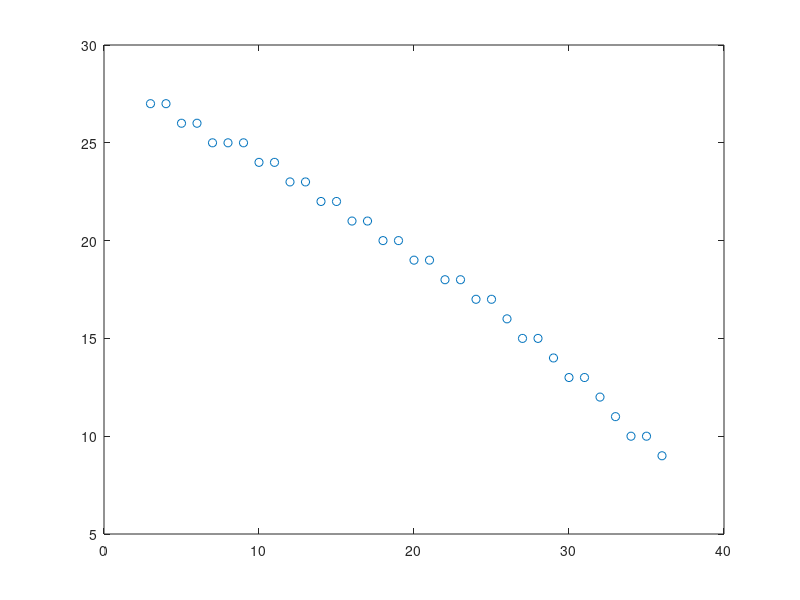
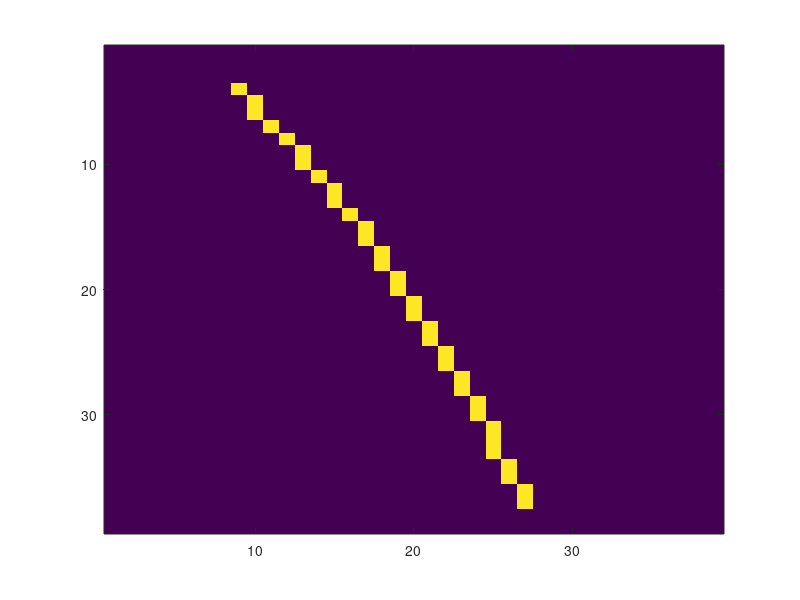
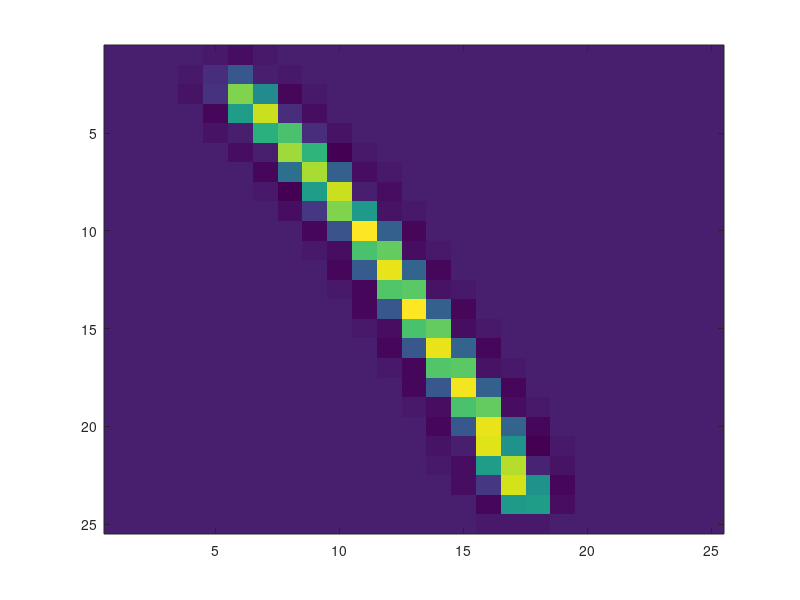

MATLAB code for these plots, in order:
clear
close all

alldata = load('alldata.txt');
alldata(:,1)=[];

euler = load('sensorData.txt');
euler(:,1) = [];

% focal length
f = 4.26;

points = f*[euler(:,2) euler(:,3)];
points(:,1) = points(:,1) - points(1,1);
points(:,2) = points(:,2) - points(1,2);
point3 = round(points);

points2 = 10*points;
pointsX = points2(:,1);
pointsY = points2(:,2);
rg_pointsX = range(pointsX);
rg_pointsY = range(pointsY);

% interp
x=[];
v=[];
flag = 1;
if rg_pointsX > rg_pointsY && rg_pointsX > 1
    x = pointsX;
    v = pointsY;
    flag = 1;
else
    x = pointsY;
    v = pointsX;
    flag = 2;
end
xq = ceil(min(x)):round(max(x));
vq0 = interp1(x,v,xq);
vq = round(interp1(x,v,xq));

% move to the center
ksize = floor(max(range(xq),range(vq))*1.2);

% ksize = length(xq);
offset = [round(mean(xq)-ksize/2),round(mean(vq)-ksize/2)];
xq = xq - offset(1);
vq = vq - offset(2);

k = zeros(ksize);
if flag == 1
    for i=1:length(xq)
        k(ksize-xq(i)+1,vq(i)) = 1;
    end
    k = k./sum(k(:));
end
if flag == 2
   for i=1:length(xq)
        k(ksize-vq(i)+1,xq(i)) = 1;
   end 
   k = k./sum(k(:));
end


k1 = imresize(k,[25,25]);

figure;plot(xq,vq,'o')
figure;imagesc(k);
figure;imagesc(k1);

% PSF = k1;
% estimated_nsr = 0;
% blurred = imread('image9.png');
% wnr = deconvwnr(blurred, PSF, estimated_nsr);
% figure; imshow(wnr);

% kernelSize = 25;
% points2 = points2*24/range(points2(:));
% minPoint = min(points2(:));
% points2 = points2 - minPoint;
% 
% k = zeros(kernelSize);
% 
% % set to center
% points3 = points2;
% xrang = range(points2(:,1));
% yrang = range(points2(:,2));
% 
% offset = [round(xrang/2-kernelSize/2),round(yrang/2-kernelSize/2)];
% points3(:,1) = points3(:,1) + offset(1);
% points3(:,2) = points3(:,2) + offset(2);
% 
% for i=1:length(points(:,1))
%    k(round(points3(i,1))+2,round(points3(i,2))+2) = 1;
% end
% 
% k = k/sum(k(:));

% figure
% imshow(k)


